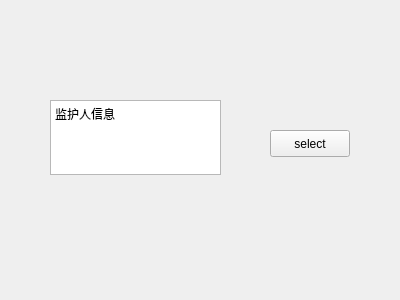

<ui version="4.0">
 <class>Form</class>
 <widget class="QWidget" name="Form" >
  <property name="geometry" >
   <rect>
    <x>0</x>
    <y>0</y>
    <width>400</width>
    <height>300</height>
   </rect>
  </property>
  <property name="windowTitle" >
   <string>Form</string>
  </property>
  <widget class="QPushButton" name="pushButton" >
   <property name="geometry" >
    <rect>
     <x>270</x>
     <y>130</y>
     <width>80</width>
     <height>27</height>
    </rect>
   </property>
   <property name="text" >
    <string>select</string>
   </property>
  </widget>
  <widget class="QTextEdit" name="textEdit" >
   <property name="geometry" >
    <rect>
     <x>50</x>
     <y>100</y>
     <width>171</width>
     <height>75</height>
    </rect>
   </property>
   <property name="html" >
    <string>&lt;!DOCTYPE HTML PUBLIC "-//W3C//DTD HTML 4.0//EN" "http://www.w3.org/TR/REC-html40/strict.dtd">
&lt;html>&lt;head>&lt;meta name="qrichtext" content="1" />&lt;style type="text/css">
p, li { white-space: pre-wrap; }
&lt;/style>&lt;/head>&lt;body style=" font-family:'Bitstream Charter'; font-size:9pt; font-weight:400; font-style:normal;">
&lt;p style=" margin-top:0px; margin-bottom:0px; margin-left:0px; margin-right:0px; -qt-block-indent:0; text-indent:0px;">监护人信息&lt;/p>&lt;/body>&lt;/html></string>
   </property>
  </widget>
 </widget>
 <resources/>
 <connections/>
</ui>
